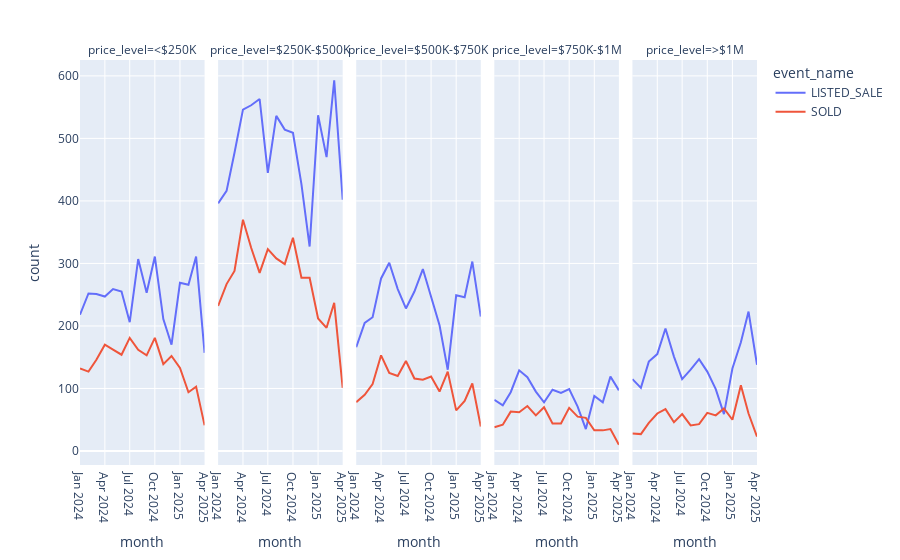

Source (notebook cell):
### Code cell
# create a scatter plot of the number of listings by price level and property type over time by month
# x should be the month and year
# y should be the number of listings
# color should be the price level
# make a custom chart per price level

print(agg_df_no_property_type.head(n=20))

fig = px.line(agg_df_no_property_type, x="month", y="count", color="event_name", facet_col="price_level")
fig.show()

### Figure 1 — Plotly figure (JSON) as saved in the notebook; plotly's stock layout.template omitted (floating-point values rounded to 4 significant figures)
{"data": [{"hovertemplate": "event_name=LISTED_SALE<br>price_level=<$250K<br>month=%{x}<br>count=%{y}<extra></extra>", "legendgroup": "LISTED_SALE", "line": {"color": "#636efa", "dash": "solid"}, "marker": {"symbol": "circle"}, "mode": "lines", "name": "LISTED_SALE", "orientation": "v", "showlegend": true, "type": "scatter", "x": ["2024-01", "2024-02", "2024-03", "2024-04", "2024-05", "2024-06", "2024-07", "2024-08", "2024-09", "2024-10", "2024-11", "2024-12", "2025-01", "2025-02", "2025-03", "2025-04"], "xaxis": "x", "y": [218, 252, 251, 247, 259, 255, 206, 307, 253, 311, 211, 170, 269, 266, 311, 157], "yaxis": "y"}, {"hovertemplate": "event_name=LISTED_SALE<br>price_level=$250K-$500K<br>month=%{x}<br>count=%{y}<extra></extra>", "legendgroup": "LISTED_SALE", "line": {"color": "#636efa", "dash": "solid"}, "marker": {"symbol": "circle"}, "mode": "lines", "name": "LISTED_SALE", "orientation": "v", "showlegend": false, "type": "scatter", "x": ["2024-01", "2024-02", "2024-03", "2024-04", "2024-05", "2024-06", "2024-07", "2024-08", "2024-09", "2024-10", "2024-11", "2024-12", "2025-01", "2025-02", "2025-03", "2025-04"], "xaxis": "x2", "y": [396, 416, 477, 546, 553, 563, 445, 536, 514, 509, 427, 327, 537, 470, 593, 402], "yaxis": "y2"}, {"hovertemplate": "event_name=LISTED_SALE<br>price_level=$500K-$750K<br>month=%{x}<br>count=%{y}<extra></extra>", "legendgroup": "LISTED_SALE", "line": {"color": "#636efa", "dash": "solid"}, "marker": {"symbol": "circle"}, "mode": "lines", "name": "LISTED_SALE", "orientation": "v", "showlegend": false, "type": "scatter", "x": ["2024-01", "2024-02", "2024-03", "2024-04", "2024-05", "2024-06", "2024-07", "2024-08", "2024-09", "2024-10", "2024-11", "2024-12", "2025-01", "2025-02", "2025-03", "2025-04"], "xaxis": "x3", "y": [166, 205, 214, 276, 301, 259, 228, 255, 291, 245, 201, 130, 249, 246, 303, 215], "yaxis": "y3"}, {"hovertemplate": "event_name=LISTED_SALE<br>price_level=$750K-$1M<br>month=%{x}<br>count=%{y}<extra></extra>", "legendgroup": "LISTED_SALE", "line": {"color": "#636efa", "dash": "solid"}, "marker": {"symbol": "circle"}, "mode": "lines", "name": "LISTED_SALE", "orientation": "v", "showlegend": false, "type": "scatter", "x": ["2024-01", "2024-02", "2024-03", "2024-04", "2024-05", "2024-06", "2024-07", "2024-08", "2024-09", "2024-10", "2024-11", "2024-12", "2025-01", "2025-02", "2025-03", "2025-04"], "xaxis": "x4", "y": [82, 73, 94, 129, 118, 95, 78, 98, 93, 99, 71, 35, 88, 78, 119, 97], "yaxis": "y4"}, {"hovertemplate": "event_name=LISTED_SALE<br>price_level=>$1M<br>month=%{x}<br>count=%{y}<extra></extra>", "legendgroup": "LISTED_SALE", "line": {"color": "#636efa", "dash": "solid"}, "marker": {"symbol": "circle"}, "mode": "lines", "name": "LISTED_SALE", "orientation": "v", "showlegend": false, "type": "scatter", "x": ["2024-01", "2024-02", "2024-03", "2024-04", "2024-05", "2024-06", "2024-07", "2024-08", "2024-09", "2024-10", "2024-11", "2024-12", "2025-01", "2025-02", "2025-03", "2025-04"], "xaxis": "x5", "y": [115, 101, 143, 155, 196, 151, 115, 130, 147, 127, 99, 59, 132, 174, 223, 138], "yaxis": "y5"}, {"hovertemplate": "event_name=SOLD<br>price_level=<$250K<br>month=%{x}<br>count=%{y}<extra></extra>", "legendgroup": "SOLD", "line": {"color": "#EF553B", "dash": "solid"}, "marker": {"symbol": "circle"}, "mode": "lines", "name": "SOLD", "orientation": "v", "showlegend": true, "type": "scatter", "x": ["2024-01", "2024-02", "2024-03", "2024-04", "2024-05", "2024-06", "2024-07", "2024-08", "2024-09", "2024-10", "2024-11", "2024-12", "2025-01", "2025-02", "2025-03", "2025-04"], "xaxis": "x", "y": [132, 127, 146, 170, 162, 154, 181, 162, 153, 181, 139, 152, 133, 94, 103, 41], "yaxis": "y"}, {"hovertemplate": "event_name=SOLD<br>price_level=$250K-$500K<br>month=%{x}<br>count=%{y}<extra></extra>", "legendgroup": "SOLD", "line": {"color": "#EF553B", "dash": "solid"}, "marker": {"symbol": "circle"}, "mode": "lines", "name": "SOLD", "orientation": "v", "showlegend": false, "type": "scatter", "x": ["2024-01", "2024-02", "2024-03", "2024-04", "2024-05", "2024-06", "2024-07", "2024-08", "2024-09", "2024-10", "2024-11", "2024-12", "2025-01", "2025-02", "2025-03", "2025-04"], "xaxis": "x2", "y": [232, 267, 288, 370, 325, 285, 323, 308, 299, 341, 277, 277, 212, 197, 237, 101], "yaxis": "y2"}, {"hovertemplate": "event_name=SOLD<br>price_level=$500K-$750K<br>month=%{x}<br>count=%{y}<extra></extra>", "legendgroup": "SOLD", "line": {"color": "#EF553B", "dash": "solid"}, "marker": {"symbol": "circle"}, "mode": "lines", "name": "SOLD", "orientation": "v", "showlegend": false, "type": "scatter", "x": ["2024-01", "2024-02", "2024-03", "2024-04", "2024-05", "2024-06", "2024-07", "2024-08", "2024-09", "2024-10", "2024-11", "2024-12", "2025-01", "2025-02", "2025-03", "2025-04"], "xaxis": "x3", "y": [78, 90, 107, 153, 125, 120, 144, 116, 114, 119, 95, 127, 65, 80, 108, 39], "yaxis": "y3"}, {"hovertemplate": "event_name=SOLD<br>price_level=$750K-$1M<br>month=%{x}<br>count=%{y}<extra></extra>", "legendgroup": "SOLD", "line": {"color": "#EF553B", "dash": "solid"}, "marker": {"symbol": "circle"}, "mode": "lines", "name": "SOLD", "orientation": "v", "showlegend": false, "type": "scatter", "x": ["2024-01", "2024-02", "2024-03", "2024-04", "2024-05", "2024-06", "2024-07", "2024-08", "2024-09", "2024-10", "2024-11", "2024-12", "2025-01", "2025-02", "2025-03", "2025-04"], "xaxis": "x4", "y": [38, 42, 63, 62, 72, 57, 70, 44, 44, 69, 55, 53, 33, 33, 35, 10], "yaxis": "y4"}, {"hovertemplate": "event_name=SOLD<br>price_level=>$1M<br>month=%{x}<br>count=%{y}<extra></extra>", "legendgroup": "SOLD", "line": {"color": "#EF553B", "dash": "solid"}, "marker": {"symbol": "circle"}, "mode": "lines", "name": "SOLD", "orientation": "v", "showlegend": false, "type": "scatter", "x": ["2024-01", "2024-02", "2024-03", "2024-04", "2024-05", "2024-06", "2024-07", "2024-08", "2024-09", "2024-10", "2024-11", "2024-12", "2025-01", "2025-02", "2025-03", "2025-04"], "xaxis": "x5", "y": [28, 27, 45, 60, 67, 46, 59, 41, 43, 61, 57, 68, 50, 105, 60, 23], "yaxis": "y5"}], "layout": {"annotations": [{"font": {}, "showarrow": false, "text": "price_level=<$250K", "x": 0.092, "xanchor": "center", "xref": "paper", "y": 1, "yanchor": "bottom", "yref": "paper"}, {"font": {}, "showarrow": false, "text": "price_level=$250K-$500K", "x": 0.296, "xanchor": "center", "xref": "paper", "y": 1, "yanchor": "bottom", "yref": "paper"}, {"font": {}, "showarrow": false, "text": "price_level=$500K-$750K", "x": 0.5, "xanchor": "center", "xref": "paper", "y": 1, "yanchor": "bottom", "yref": "paper"}, {"font": {}, "showarrow": false, "text": "price_level=$750K-$1M", "x": 0.704, "xanchor": "center", "xref": "paper", "y": 1, "yanchor": "bottom", "yref": "paper"}, {"font": {}, "showarrow": false, "text": "price_level=>$1M", "x": 0.908, "xanchor": "center", "xref": "paper", "y": 1, "yanchor": "bottom", "yref": "paper"}], "legend": {"title": {"text": "event_name"}, "tracegroupgap": 0}, "margin": {"t": 60}, "xaxis": {"anchor": "y", "domain": [0, 0.184], "title": {"text": "month"}}, "xaxis2": {"anchor": "y2", "domain": [0.204, 0.388], "matches": "x", "title": {"text": "month"}}, "xaxis3": {"anchor": "y3", "domain": [0.408, 0.592], "matches": "x", "title": {"text": "month"}}, "xaxis4": {"anchor": "y4", "domain": [0.612, 0.796], "matches": "x", "title": {"text": "month"}}, "xaxis5": {"anchor": "y5", "domain": [0.816, 1], "matches": "x", "title": {"text": "month"}}, "yaxis": {"anchor": "x", "domain": [0, 1], "title": {"text": "count"}}, "yaxis2": {"anchor": "x2", "domain": [0, 1], "matches": "y", "showticklabels": false}, "yaxis3": {"anchor": "x3", "domain": [0, 1], "matches": "y", "showticklabels": false}, "yaxis4": {"anchor": "x4", "domain": [0, 1], "matches": "y", "showticklabels": false}, "yaxis5": {"anchor": "x5", "domain": [0, 1], "matches": "y", "showticklabels": false}}}
